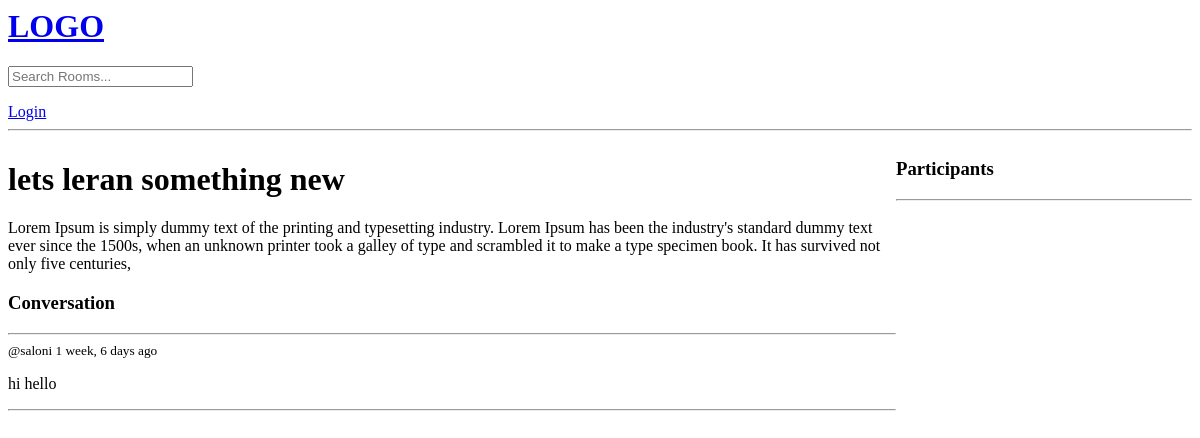
Before: /room/5/ with the older database file.
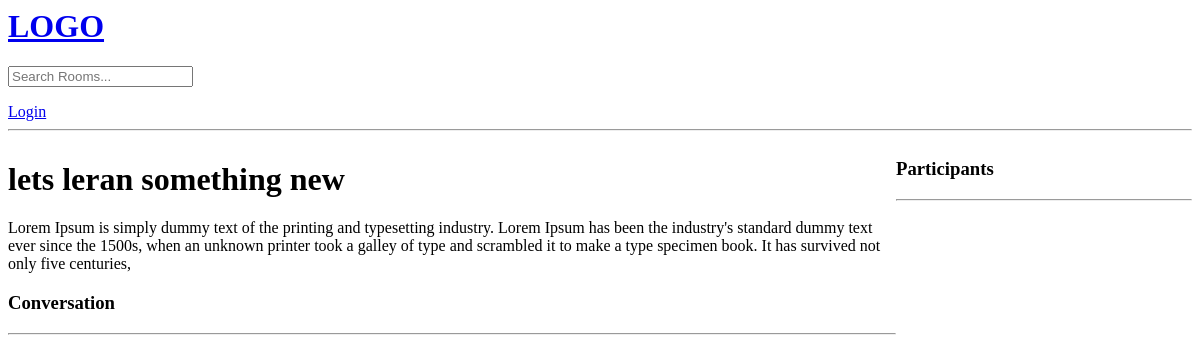
After: the same page with the newer database file.
### base/models.py (models this page shows, shortened)
class Message(models.Model):
    user = models.ForeignKey(User, on_delete=models.CASCADE)
    room = models.ForeignKey(Room, on_delete=models.CASCADE)
    body = models.TextField()
    updated = models.DateTimeField(auto_now=True)
    created = models.DateTimeField(auto_now_add=True)

### base/views.py (the view, shortened to what this page needs)
# urls.py: path('room/<str:pk>/', views.room, name="room"),
def room(request, pk):
    room = Room.objects.get(id=pk)
    room_messages = room.message_set.all()
    participants = room.participants.all()
    context = {'room': room, 'room_messages': room_messages, 'participants':participants}
    return render(request, 'base/room.html', context)

### base/templates/base/room.html (shortened to what this page needs)
{% extends 'main.html' %}
{% block content %}
<div class="room-container">
    <div>
        <h1>{{ room.name }}</h1>
        <p>{{ room.description }}</p>
        <div class="comment-wrapper">
            <h3>Conversation</h3>
            <hr>
            {% for message in room_messages %}
                <div>
                    <small>@{{ message.user }} {{ message.created|timesince }} ago </small>
                    <p>{{ message.body }}</p>
                    <hr>
                </div>
            {% endfor %}
        </div>
    </div>
    <div>
        <h3>Participants</h3>
        <hr>
    </div>
</div>
{% endblock %}

Changed rows visible on the page:
removed Message: user "saloni", created "1 week, 6 days", body "hi hello"
